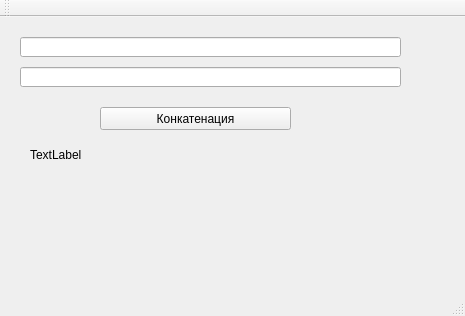
<?xml version="1.0" encoding="UTF-8"?>
<ui version="4.0">
 <class>MainWindow</class>
 <widget class="QMainWindow" name="MainWindow">
  <property name="geometry">
   <rect>
    <x>0</x>
    <y>0</y>
    <width>465</width>
    <height>316</height>
   </rect>
  </property>
  <property name="windowTitle">
   <string>MainWindow</string>
  </property>
  <widget class="QWidget" name="centralWidget">
   <widget class="QLineEdit" name="lineEdit_1">
    <property name="geometry">
     <rect>
      <x>20</x>
      <y>20</y>
      <width>381</width>
      <height>20</height>
     </rect>
    </property>
   </widget>
   <widget class="QLineEdit" name="lineEdit_2">
    <property name="geometry">
     <rect>
      <x>20</x>
      <y>50</y>
      <width>381</width>
      <height>20</height>
     </rect>
    </property>
   </widget>
   <widget class="QPushButton" name="pushButton">
    <property name="geometry">
     <rect>
      <x>100</x>
      <y>90</y>
      <width>191</width>
      <height>23</height>
     </rect>
    </property>
    <property name="text">
     <string>Конкатенация</string>
    </property>
   </widget>
   <widget class="QLabel" name="resLabel">
    <property name="geometry">
     <rect>
      <x>30</x>
      <y>130</y>
      <width>241</width>
      <height>16</height>
     </rect>
    </property>
    <property name="text">
     <string>TextLabel</string>
    </property>
   </widget>
  </widget>
  <widget class="QMenuBar" name="menuBar">
   <property name="geometry">
    <rect>
     <x>0</x>
     <y>0</y>
     <width>465</width>
     <height>21</height>
    </rect>
   </property>
  </widget>
  <widget class="QToolBar" name="mainToolBar">
   <attribute name="toolBarArea">
    <enum>TopToolBarArea</enum>
   </attribute>
   <attribute name="toolBarBreak">
    <bool>false</bool>
   </attribute>
  </widget>
  <widget class="QStatusBar" name="statusBar"/>
 </widget>
 <layoutdefault spacing="6" margin="11"/>
 <resources/>
 <connections/>
</ui>
